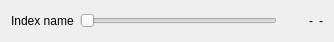
<?xml version="1.0" encoding="UTF-8"?>
<ui version="4.0">
 <class>qDMMLSequenceBrowserSeekWidget</class>
 <widget class="QWidget" name="qDMMLSequenceBrowserSeekWidget">
  <property name="geometry">
   <rect>
    <x>0</x>
    <y>0</y>
    <width>334</width>
    <height>42</height>
   </rect>
  </property>
  <property name="sizePolicy">
   <sizepolicy hsizetype="Preferred" vsizetype="Maximum">
    <horstretch>0</horstretch>
    <verstretch>0</verstretch>
   </sizepolicy>
  </property>
  <property name="windowTitle">
   <string>qDMMLSequenceBrowserSeekWidget</string>
  </property>
  <layout class="QHBoxLayout" name="horizontalLayout">
   <item>
    <widget class="QLabel" name="label_IndexName">
     <property name="text">
      <string>Index name</string>
     </property>
    </widget>
   </item>
   <item>
    <widget class="QSlider" name="slider_IndexValue">
     <property name="orientation">
      <enum>Qt::Horizontal</enum>
     </property>
    </widget>
   </item>
   <item>
    <layout class="QHBoxLayout" name="horizontalLayout_2">
     <property name="leftMargin">
      <number>0</number>
     </property>
     <item>
      <widget class="QLabel" name="label_IndexValue">
       <property name="sizePolicy">
        <sizepolicy hsizetype="Fixed" vsizetype="Preferred">
         <horstretch>0</horstretch>
         <verstretch>0</verstretch>
        </sizepolicy>
       </property>
       <property name="minimumSize">
        <size>
         <width>30</width>
         <height>0</height>
        </size>
       </property>
       <property name="text">
        <string>-</string>
       </property>
       <property name="alignment">
        <set>Qt::AlignRight|Qt::AlignTrailing|Qt::AlignVCenter</set>
       </property>
      </widget>
     </item>
     <item>
      <widget class="QLabel" name="label_IndexUnit">
       <property name="text">
        <string>-</string>
       </property>
      </widget>
     </item>
    </layout>
   </item>
  </layout>
 </widget>
 <resources>
  <include location="../../../Resources/qCjyxSequenceBrowserModule.qrc"/>
 </resources>
 <connections/>
</ui>
